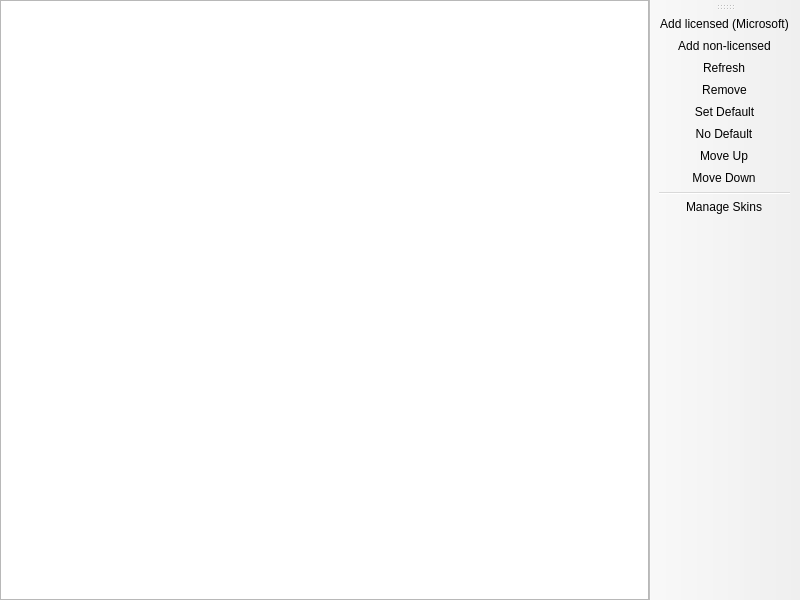
<?xml version="1.0" encoding="UTF-8"?>
<ui version="4.0">
 <class>AccountListPage</class>
 <widget class="QMainWindow" name="AccountListPage">
  <property name="geometry">
   <rect>
    <x>0</x>
    <y>0</y>
    <width>800</width>
    <height>600</height>
   </rect>
  </property>
  <widget class="QWidget" name="centralwidget">
   <layout class="QHBoxLayout" name="horizontalLayout">
    <property name="leftMargin">
     <number>0</number>
    </property>
    <property name="topMargin">
     <number>0</number>
    </property>
    <property name="rightMargin">
     <number>0</number>
    </property>
    <property name="bottomMargin">
     <number>0</number>
    </property>
    <item>
     <widget class="VersionListView" name="listView">
      <property name="alternatingRowColors">
       <bool>true</bool>
      </property>
      <property name="rootIsDecorated">
       <bool>false</bool>
      </property>
      <property name="itemsExpandable">
       <bool>false</bool>
      </property>
      <property name="allColumnsShowFocus">
       <bool>true</bool>
      </property>
      <attribute name="headerStretchLastSection">
       <bool>false</bool>
      </attribute>
     </widget>
    </item>
   </layout>
  </widget>
  <widget class="WideBar" name="toolBar">
   <attribute name="toolBarArea">
    <enum>RightToolBarArea</enum>
   </attribute>
   <attribute name="toolBarBreak">
    <bool>false</bool>
   </attribute>
   <addaction name="actionAddMicrosoft"/>
   <addaction name="actionAddOffline"/>
   <addaction name="actionRefresh"/>
   <addaction name="actionRemove"/>
   <addaction name="actionSetDefault"/>
   <addaction name="actionNoDefault"/>
   <addaction name="actionMoveUp"/>
   <addaction name="actionMoveDown"/>
   <addaction name="separator"/>
   <addaction name="actionManageSkins"/>
  </widget>
  <action name="actionSetDefault">
   <property name="text">
    <string>&amp;Set Default</string>
   </property>
  </action>
  <action name="actionNoDefault">
   <property name="checkable">
    <bool>true</bool>
   </property>
   <property name="text">
    <string>&amp;No Default</string>
   </property>
  </action>
  <action name="actionManageSkins">
   <property name="text">
    <string>&amp;Manage Skins</string>
   </property>
   <property name="toolTip">
    <string>Manage Skins</string>
   </property>
  </action>
  <action name="actionAddMicrosoft">
   <property name="text">
    <string>&amp;Add licensed (Microsoft)</string>
   </property>
   <property name="toolTip">
    <string>Sign in with a Microsoft account that owns Minecraft</string>
   </property>
  </action>
  <action name="actionAddOffline">
   <property name="text">
    <string>Add &amp;non-licensed</string>
   </property>
   <property name="toolTip">
    <string>Play with only a nickname, no licence required</string>
   </property>
  </action>
  <action name="actionRefresh">
   <property name="text">
    <string>&amp;Refresh</string>
   </property>
   <property name="toolTip">
    <string>Refresh the account tokens</string>
   </property>
  </action>
  <action name="actionRemove">
   <property name="text">
    <string>Remo&amp;ve</string>
   </property>
  </action>
  <action name="actionMoveUp">
   <property name="text">
    <string>Move &amp;Up</string>
   </property>
  </action>
  <action name="actionMoveDown">
   <property name="text">
    <string>Move &amp;Down</string>
   </property>
  </action>
 </widget>
 <customwidgets>
  <customwidget>
   <class>VersionListView</class>
   <extends>QTreeView</extends>
   <header>ui/widgets/VersionListView.h</header>
  </customwidget>
  <customwidget>
   <class>WideBar</class>
   <extends>QToolBar</extends>
   <header>ui/widgets/WideBar.h</header>
  </customwidget>
 </customwidgets>
 <resources/>
 <connections/>
</ui>
